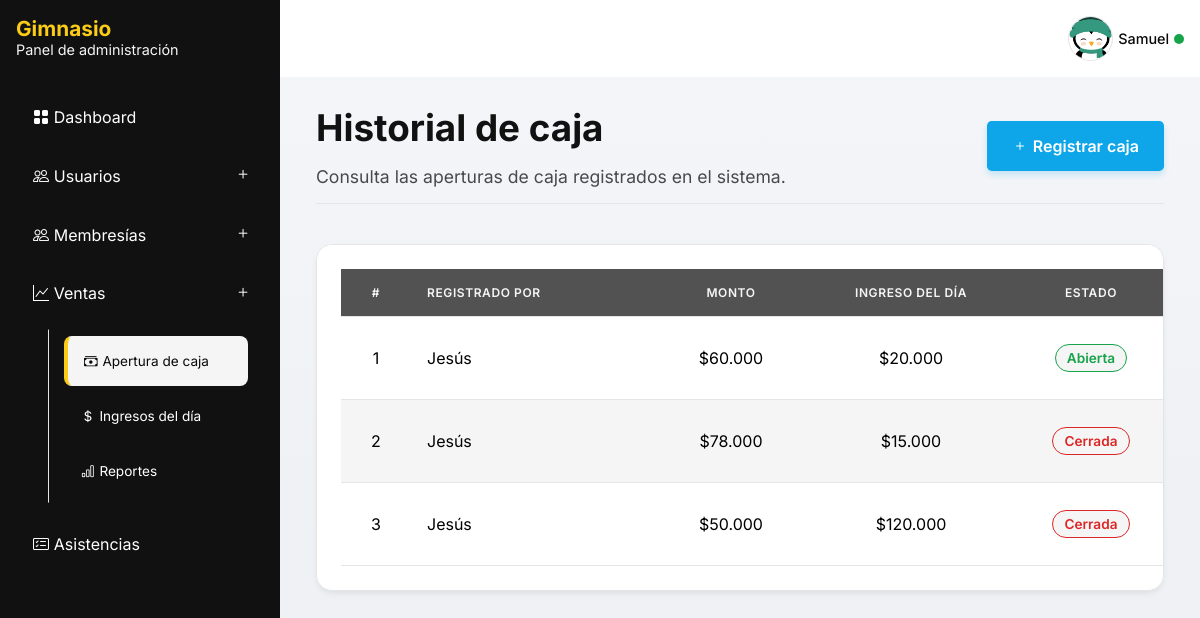
Page /sales/cash-opening/ (signed in) on the committed database.
### apps/management/models.py (models this page shows, shortened)
class AppSettings(models.Model):
    app_name = models.CharField(max_length=100, default="Gimnasio")
    app_description = models.CharField(max_length=200, default="Panel de administración")
    app_image = models.ImageField(upload_to="management/images/", null=True, blank=True)
    app_logo = models.ImageField(upload_to="management/images/", null=True, blank=True)
    elements_per_section = models.PositiveIntegerField(default=10)
    @classmethod
    def load(cls):
        instance, _ = cls.objects.get_or_create(pk=1)
        return instance

### apps/accounts/models/member.py (models this page shows, shortened)
class Member(AbstractBaseUser):
    class Meta:
        verbose_name = 'Usuario'
        verbose_name_plural = 'Usuarios'
    class BaseRoles(models.TextChoices):
        CUSTOMER = 'Cliente','Cliente'
        ADMINISTRATOR = 'Administrador','Administrador'
        SECRETARY = 'Secretario(a)','Secretario(a)'
    class DocumentTypes(models.TextChoices):
        CC = 'CC', 'Cédula de Ciudadanía'
        TI = 'TI', 'Tarjeta de Identidad'
        CE = 'CE', 'Cédula de Extranjería'
        NIT = 'NIT', 'Número de Identificación Tributaria'
        PP = 'PP', 'Pasaporte'
        RC = 'RC', 'Registro Civil'
        PPT = 'PPT', 'Permiso por Protección Temporal'
    objects = BaseMemberManager()
    first_name = models.CharField(max_length=100)
    last_name = models.CharField(max_length=100, blank=True, null=True)
    phone_number = models.CharField(max_length=10, unique=True, db_index=True)
    email = models.EmailField(unique=True, db_index=True)
    role = models.CharField(max_length=13, choices=BaseRoles.choices, default=BaseRoles.CUSTOMER)
    photo = models.ImageField(upload_to='members/images', blank=True, null=True)
    document_type = models.CharField(max_length=100, choices=DocumentTypes.choices, default=DocumentTypes.CC)
    document_number = models.PositiveIntegerField(unique=True, db_index=True)
    is_active = models.BooleanField(default=True)
    is_staff = models.BooleanField(default=False)
    is_superuser = models.BooleanField(default=False)
    created_at = models.DateTimeField(auto_now_add=True)
    updated_at = models.DateTimeField(auto_now=True)
    birthday = models.DateField(blank=True, null=True)
    USERNAME_FIELD = 'email'
    REQUIRED_FIELDS = ['first_name', 'phone_number','document_type','document_number']
    @property
    def full_name(self):
        return f'{self.first_name} {self.last_name if self.last_name else ""}'

### apps/sales/models/cash_opening.py (models this page shows)
class CashOpening(models.Model):
    created_at = models.DateTimeField(auto_now_add=True)
    team = models.ForeignKey('accounts.Member', on_delete=models.PROTECT, related_name='cash_opening_team')
    amount = models.PositiveIntegerField()
    is_open = models.BooleanField(default=True, db_index=True)
    @property
    def total_day(self):
        return self.income_cash_opening\
            .aggregate(total_day = Sum('amount'))['total_day'] or 0
    class Meta:
        ordering = ['-created_at']
        verbose_name = 'Apertura de caja'
        verbose_name_plural = 'Aperturas de caja'

### apps/sales/views/cash_opening.py (the view)
# urls.py: path('cash-opening/', views.CashOpeningListView.as_view(), name='cash-opening'),
class CashOpeningListView(ListView):
    model = CashOpening
    context_object_name = 'cash_openings'
    template_name = 'cash_opening/list.html'

### apps/core/templatetags/format_tags.py (called while the page is built)
@register.filter
def format_price(value):
    if not value: return "$0"
    return f"${value:,.0f}".replace(",", ".")

### apps/management/context_processors.py (called while the page is built)
def management_processor(request):
    return {
        'app_settings': AppSettings.load(),
    }

### apps/sales/templates/cash_opening/list.html (shortened to what this page needs)
{% extends 'admin-panel.html' %}
{% load format_tags %}
{% block content %}
<header class="heading">
    <div class="heading__content">
        <h2 class="title">Historial de caja</h2>
        <p class="subtitle">Consulta las aperturas de caja registrados en el sistema.</p>
    </div>
    <a class="button button--main" href="{% url 'sales:cash-opening-create' %}">
        <i class="bi bi-plus"></i>
        <span>Registrar caja</span>
    </a>
</header>
{% if cash_openings %}
    <div class="card table__scroll">
        <div class="table">
            <div class="table__head">
                <div class="table__row">
                    <div class="table__cell table__cell--sm">#</div>
                    <div class="table__cell">Registrado por</div>
                    <div class="table__cell table__cell--md">Monto</div>
                    <div class="table__cell table__cell--md">Ingreso del día</div>
                    <div class="table__cell table__cell--md">Estado</div>
                </div>
            </div>
            <div class="table__body">
                {% for cash_opening in cash_openings %}
                    <div class="table__row">
                        <div class="table__cell table__cell--sm">{{ forloop.counter }}</div>
                        <div class="table__cell">{{ cash_opening.team.full_name }}</div>
                        <div class="table__cell table__cell--md">{{ cash_opening.amount|format_price }}</div>
                        <div class="table__cell table__cell--md">{{ cash_opening.total_day|format_price }}</div>
                        <div class="table__cell table__cell--md">
                            {% with is_open=cash_opening.is_open %}
                            <p class="badge badge--{% if is_open %}success{% else %}danger{% endif %}">{% if is_open %}Abierta{% else %}Cerrada{% endif %}</p>
                            {% endwith %}
                        </div>
                    </div>
                {% endfor %}
            </div>
        </div>
    </div>
{% else %}
    {% include 'components/empty_state.html' with message='No hay cajas registradas' %}
{% endif %}
{% endblock content %}

### templates/admin-panel.html (shortened to what this page needs)
{% load static %}
<!DOCTYPE html>
<html lang="es">
<head>
    {% include 'components/app_head.html' %}
</head>
<body>
    <div class="root" id="root">
        <aside class="navbar">
            {% include 'components/app_brand.html' with show_description=True %}
            <nav class="menu">
                <a class="menu__link" href="{% url 'management:dashboard' %}">
                    <i class="bi bi-grid-fill"></i>
                    <span>Dashboard</span>
                </a>
                <div class="menu__dropdown">
                    <p class="menu__dropdown__header">
                        <i class="bi bi-people"></i>
                        <span>Usuarios</span>
                        <button type="button" class="toggle__dropdown">
                            <i class="bi bi-plus"></i>
                        </button>
                    </p>
                </div>
                <div class="menu__dropdown">
                    <p class="menu__dropdown__header">
                        <i class="bi bi-people"></i>
                        <span>Membresías</span>
                        <button type="button" class="toggle__dropdown">
                            <i class="bi bi-plus"></i>
                        </button>
                    </p>
                </div>
                <div class="menu__dropdown">
                    <p class="menu__dropdown__header">
                        <i class="bi bi-graph-up"></i>
                        <span>Ventas</span>
                        <button type="button" class="toggle__dropdown">
                            <i class="bi bi-plus"></i>
                        </button>
                    </p>
                    <div class="menu">
                        <a
                                class="menu__link"
                                href="{% url 'sales:cash-opening' %}"
                        >
                            <i class="bi bi-cash-stack"></i>
                            <span>Apertura de caja</span>
                        </a>
                        <a
                                class="menu__link"
                                href="{% url 'sales:incomes' %}"
                        >
                            <i class="bi bi-currency-dollar"></i>
                            <span>Ingresos del día</span>
                        </a>
                        <a
                                class="menu__link"
                                href="{% url 'sales:reports' %}"
                        >
                            <i class="bi bi-bar-chart"></i>
                            <span>Reportes</span>
                        </a>
                    </div>
                </div>
                <a
                        class="menu__link"
                        href="{% url 'attendances:attendances' %}"
                >
                    <i class="bi bi-card-checklist"></i>
                    <span>Asistencias</span>
                </a>
            </nav>
        </aside>
        <main class="container">
            <header class="header">
                {% if user.is_authenticated %}
                <div class="profile">
                    <img
                        class="profile__img"
                        src="{% if user.photo %}{{ user.photo.url }}{% else %}{% static 'images/avatar.png' %}{% endif %}"
                        alt="Avatar"
                    />
                    <div class="profile__name">{{ user.first_name }}</div>
                    <span class="profile__status"></span>
                </div>
                {% endif %}
            </header>
            <div class="content">
                {% block content %}
                {% endblock content %}
            </div>
        </main>
    </div>
</body>
</html>

### templates/components/app_brand.html (shortened to what this page needs)
{% load static %}
<div class="brand">
<div class="brand__content">
    <h1 class="brand__name">{{ app_settings.app_name }}</h1>
    {% if show_description %}
    <p class="brand__description">{{ app_settings.app_description }}</p>
    {% endif %}
</div>
</div>

### rows in the picture
AppSettings: app_name "Gimnasio", app_description "Panel de administración"
Member: first_name "Samuel"
CashOpening: team.full_name "Jesús", amount "$60.000", total_day "$20.000", shows "Abierta"
CashOpening: team.full_name "Jesús", amount "$78.000", total_day "$15.000", shows "Cerrada"
CashOpening: team.full_name "Jesús", amount "$50.000", total_day "$120.000", shows "Cerrada"
